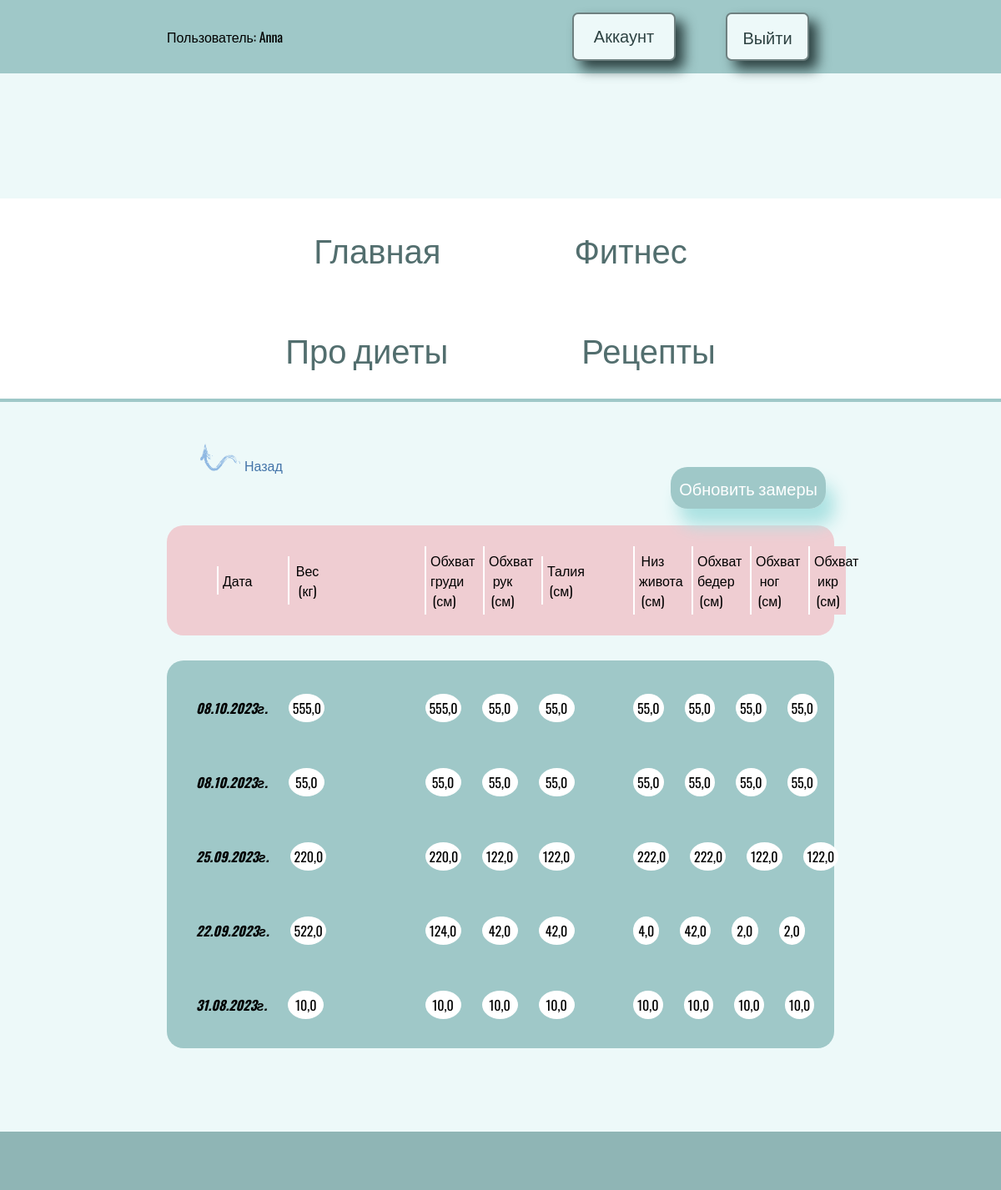
The page /user/body/ (signed in) on the database its author committed.
### user/models.py (models this page shows, shortened)
class Body(models.Model):
    user = models.ForeignKey(Profile, on_delete=models.CASCADE, null=True, blank=True)
    weight = models.FloatField(null=True, blank=True, default=0, verbose_name='Вес')
    chest_girth = models.FloatField(null=True, blank=True, default=0, verbose_name='Обхват груди')
    arm_chest = models.FloatField(null=True, blank=True, default=0, verbose_name='Обхват рук')
    waist = models.FloatField(null=True, blank=True, default=0, verbose_name='Талия')
    lower_abdomen = models.FloatField(null=True, blank=True, default=0, verbose_name='Низ живота')
    hip_girth = models.FloatField(null=True, blank=True, default=0, verbose_name='Обхват бедер')
    leg_girth = models.FloatField(null=True, blank=True, default=0, verbose_name='Обхват ног')
    calf_girth = models.FloatField(null=True, blank=True, default=0, verbose_name='Обхват икр')
    date = models.DateTimeField(auto_now_add=True)
    class Meta:
        ordering = ['-date']

### user/views.py (the view)
# urls.py: path('body/', views.body, name='body'),
@login_required(login_url='login-user')
def body(request):
    obj = Body.objects.filter(user=request.user.id)
    context = {
        'obj': obj,
    }
    return render(request, 'user/body.html', context)

### user/templates/user/body.html
{% extends 'food/base.html' %}
{% block content %}
{% load static %}
<a href="{% url 'account' %}" class="img-size"><img src="{% static 'food/strelka2.png' %}" alt="" class="strelka">Назад</a>
<div class="body_link"><a href="{% url 'update_body' %}" class="body-a">Обновить замеры</a></div>
<div class="body-3 none">
    <div class="date non">
        <div class="body_block">
            <div class="girth g-4">Дата</div>
            <div class="girth code g-4">Вес (кг)</div>
        </div>
        <div class="body_block">
            <div class="girth g-4">Обхват груди (см)</div>
            <div class="girth g-4">Обхват рук (см)</div>
            <div class="girth g-4">Талия (см)</div>
        </div>
        <div class="body_block non">
            <div class="girth g-4">Низ живота (см)</div>
            <div class="girth g-4">Обхват бедер (см)</div>
            <div class="girth g-4">Обхват ног (см)</div>
            <div class="girth g-4">Обхват икр (см)</div>
        </div>
    </div>
</div>
<div class="body-3">
    {% for o in obj %}
    <div class="date">
        <div class="body_block"><i><b>{{ o.date|date:'d.m.Y' }}г.</b></i>
            <div class="girth">{{ o.weight }}</div>
        </div>
        <ul class="body_block">
            <li class="girth">{{ o.chest_girth }}</li>
            <li class="girth">{{ o.arm_chest }}</li>
            <li class="girth">{{ o.waist }}</li>
        </ul>
        <ul class="body_block">
            <li class="girth">{{ o.lower_abdomen }}</li>
            <li class="girth">{{ o.hip_girth }}</li>
            <li class="girth">{{ o.leg_girth }}</li>
            <li class="girth">{{ o.calf_girth }}</li>
        </ul>
    </div>
    {% endfor %}
</div>
{% endblock %}

### food/templates/food/base.html (shortened to what this page needs)
<!DOCTYPE html>
{% load static %}
<html lang="en">
<head>
    <link rel="stylesheet" href="{% static 'css/style.css' %}">
</head>
<body>
{% block menu %}
<div class="but">
    {% if user.is_authenticated %}
    <p>Пользователь: {{ user.username|capfirst }}</p>
    <div class="wrap">
        <p class="btn"><a href="{% url 'account' %}">Аккаунт</a></p>
        <form action="{% url 'logoutuser' %}" method="post">
            <input type="submit" class="btn" value="Выйти">
        </form>
    </div>
    {% else %}
    <div class="reg">
        <p class="edit"><a href="{% url 'login-user' %}">Вход</a></p>
        <p class="edit"><a href="{% url 'registration' %}">Регистрация</a></p>
        {% endif %}
    </div>
<div class="wrapper">
    <ul class="menu menu_account">
        <li class="pink"><a href="{% url 'index' %}">Главная</a></li>
        <li class="pink"><a href="{% url 'training' %}">Фитнес</a></li>
        <li class="pink"><a href="{% url 'diets' %}">Про диеты</a></li>
        <li class="pink"><a href="{% url 'recipes' %}">Рецепты</a></li>
    </ul>
</div>
{% endblock %}
{% block content %}
{% endblock %}
<div class="end"></div>
</body>
</html>

### food/static/css/style.css (style rules this page uses)
body { padding: 0; margin: 0; font-family: 'Oswald', sans-serif; background-color: #edf9f9; }
.menu { display: flex; font-size: 40px; margin-top: 150px; margin-bottom: 150px; padding: 0 200px; flex-wrap: wrap; justify-content: center; box-sizing: border-box; background-color: white; border-bottom: solid #9fc8c8 4px; font-weight: 300; }
.menu a { color:#526e6e; }
.menu li { padding: 30px 80px; list-style: none; }
a { text-decoration: none; color: #2d4242; }
.but { padding: 0 200px; background-color: #9fc8c8; display: flex; justify-content: space-between; align-items: baseline; }
.wrap { display: flex; justify-content: space-between; }
.btn { display: block; text-align: center; padding: 10px; margin: 15px 30px; font-weight: 400; font-size: 20px; border: 2px solid #2d4242a8; box-shadow: 10px 10px 15px #2d4242; border-radius: 7px; background-color: #edf9f9; width: 100px; color: #2d4242; }
.wrap input { padding: 12px; font-family: 'Oswald', sans-serif; color: #2d4242; }
.end { height: 70px; background-color: #8fb5b5; margin-top: 100px; }
.menu_account { margin-bottom: 50px; }
.body-3 { background-color: #9fc8c8; margin: 30px auto; padding: 10px; width: 65%; border-radius: 20px; }
.date { display: flex; justify-content: space-between; padding: 5px; margin-top: 5px; }
.body_block { margin: 10px; padding: 10px; display: flex; justify-content: flex-start; align-items: center; width: 30%; }
.girth { margin-left: 10px; padding: 5px; list-style: none; width: 33px; margin-left: 25px; background-color: white; border-radius: 100%; text-align: center; }
.code { margin-left: 40px; background-color: none; border-radius: 0; }
.non { border: none; }
.none { padding-top: 0; padding-bottom: 0; background-color: rgb(239, 205, 210); }
.g-4 { background-color: #efcdd2; border-radius: 0; border-left: 2px solid white; align-items: baseline; }
.body_link { margin: 0 auto 30px auto; width: 65%; text-align: end; }
.body-a { background-color: #9fc8c8; font-size: 20px; padding: 10px; border-radius: 20px; color: white; box-shadow: 10px 20px 20px rgb(172, 226, 226); }
.strelka { width: 4%; margin-left: 20%; margin-right: 5px; }
.img-size { color: #4374a9; }

### rows shown on the page
Body: date "08.10.2023", weight "555,0", chest_girth "555,0", arm_chest "55,0", waist "55,0", lower_abdomen "55,0", hip_girth "55,0", leg_girth "55,0", calf_girth "55,0"
Body: date "08.10.2023", weight "55,0", chest_girth "55,0", arm_chest "55,0", waist "55,0", lower_abdomen "55,0", hip_girth "55,0", leg_girth "55,0", calf_girth "55,0"
Body: date "25.09.2023", weight "220,0", chest_girth "220,0", arm_chest "122,0", waist "122,0", lower_abdomen "222,0", hip_girth "222,0", leg_girth "122,0", calf_girth "122,0"
Body: date "22.09.2023", weight "522,0", chest_girth "124,0", arm_chest "42,0", waist "42,0", lower_abdomen "4,0", hip_girth "42,0", leg_girth "2,0", calf_girth "2,0"
Body: date "31.08.2023", weight "10,0", chest_girth "10,0", arm_chest "10,0", waist "10,0", lower_abdomen "10,0", hip_girth "10,0", leg_girth "10,0", calf_girth "10,0"

### other values the page prints
{{ user.username|capfirst }} "Anna"
